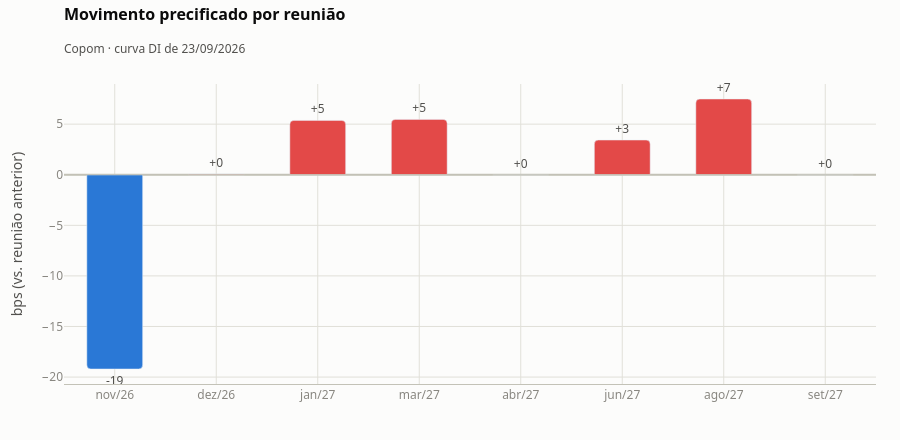

The notebook cell this image was saved under:
### Code cell
graficos.grafico_copom_variacoes(caminho).show()

### Figure 1 — Plotly figure (JSON) as saved in the notebook; plotly's stock layout.template omitted (floating-point values rounded to 4 significant figures)
{"data": [{"cliponaxis": false, "customdata": [["77% em -25 bps · 23% em +0 bps", 13.56, "DI1Z26"], ["100% em +0 bps", 13.56, "DI1F27"], ["79% em +0 bps · 21% em +25 bps", 13.62, "DI1H27"], ["78% em +0 bps · 22% em +25 bps", 13.67, "DI1M27"], ["100% em +0 bps", 13.67, "DI1M27"], ["86% em +0 bps · 14% em +25 bps", 13.7, "DI1Q27"], ["70% em +0 bps · 30% em +25 bps", 13.78, "DI1V27"], ["100% em +0 bps", 13.78, "DI1V27"]], "hovertemplate": "<b>%{y:+.1f} bps</b><br>%{customdata[0]}<br>Selic implícita: %{customdata[1]:.2f}%<br>contrato: %{customdata[2]}<extra></extra>", "marker": {"color": ["#2a78d6", "#e34948", "#e34948", "#e34948", "#c3c2b7", "#e34948", "#e34948", "#c3c2b7"], "cornerradius": 4}, "name": "Variação implícita", "text": ["-19", "+0", "+5", "+5", "+0", "+3", "+7", "+0"], "textfont": {"color": "#52514e"}, "textposition": "outside", "type": "bar", "x": ["nov/26", "dez/26", "jan/27", "mar/27", "abr/27", "jun/27", "ago/27", "set/27"], "y": [-19.2, 0.07526, 5.372, 5.471, 0.0, 3.429, 7.485, 0.0]}], "layout": {"bargap": 0.45, "font": {"color": "#52514e", "family": "system-ui, -apple-system, 'Segoe UI', Roboto, sans-serif", "size": 12}, "height": 440, "hoverlabel": {"font": {"family": "system-ui, -apple-system, 'Segoe UI', Roboto, sans-serif", "size": 12}}, "hovermode": "closest", "legend": {"bgcolor": "rgba(0,0,0,0)", "font": {"color": "#52514e"}, "orientation": "h", "x": 0, "xanchor": "left", "y": 0.02, "yanchor": "bottom", "yref": "container"}, "margin": {"b": 56, "l": 64, "r": 24, "t": 84}, "paper_bgcolor": "#fcfcfb", "plot_bgcolor": "#fcfcfb", "shapes": [{"line": {"color": "#c3c2b7", "width": 1}, "type": "line", "x0": 0, "x1": 1, "xref": "x domain", "y0": 0, "y1": 0, "yref": "y"}], "title": {"font": {"color": "#0b0b0b", "size": 16}, "subtitle": {"font": {"color": "#52514e", "size": 12}, "text": "Copom · curva DI de 23/09/2026"}, "text": "<b>Movimento precificado por reunião</b>", "x": 0, "xanchor": "left", "xref": "paper", "y": 0.98, "yanchor": "top", "yref": "container"}, "xaxis": {"gridcolor": "#e1e0d9", "gridwidth": 1, "linecolor": "#c3c2b7", "showline": true, "tickfont": {"color": "#898781"}, "title": {"font": {"color": "#52514e"}, "text": ""}, "zerolinecolor": "#c3c2b7"}, "yaxis": {"gridcolor": "#e1e0d9", "gridwidth": 1, "linecolor": "#c3c2b7", "showline": false, "tickfont": {"color": "#898781"}, "title": {"font": {"color": "#52514e"}, "text": "bps (vs. reunião anterior)"}, "zerolinecolor": "#c3c2b7"}}}
